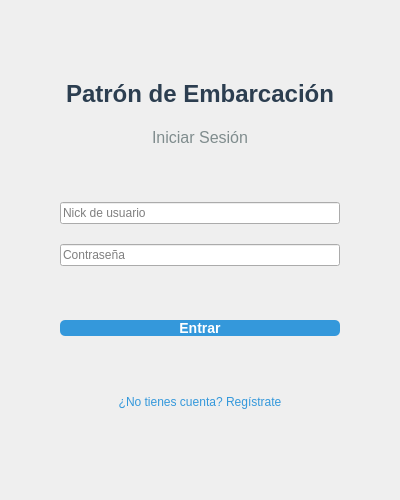
<?xml version="1.0" encoding="UTF-8"?>
<ui version="4.0">
 <class>LoginView</class>
 <widget class="QWidget" name="LoginView">
  <property name="geometry">
   <rect>
    <x>0</x>
    <y>0</y>
    <width>400</width>
    <height>500</height>
   </rect>
  </property>
  <layout class="QVBoxLayout" name="mainLayout">
   <property name="spacing">
    <number>20</number>
   </property>
   <property name="leftMargin">
    <number>60</number>
   </property>
   <property name="topMargin">
    <number>80</number>
   </property>
   <property name="rightMargin">
    <number>60</number>
   </property>
   <property name="bottomMargin">
    <number>80</number>
   </property>
   <item>
    <widget class="QLabel" name="titleLabel">
     <property name="text">
      <string>Patrón de Embarcación</string>
     </property>
     <property name="alignment">
      <set>Qt::AlignCenter</set>
     </property>
     <property name="styleSheet">
      <string>font-size: 24px; font-weight: bold; color: #2C3E50;</string>
     </property>
    </widget>
   </item>
   <item>
    <widget class="QLabel" name="subtitleLabel">
     <property name="text">
      <string>Iniciar Sesión</string>
     </property>
     <property name="alignment">
      <set>Qt::AlignCenter</set>
     </property>
     <property name="styleSheet">
      <string>font-size: 16px; color: #7F8C8D;</string>
     </property>
    </widget>
   </item>
   <item>
    <spacer name="topSpacer">
     <property name="orientation">
      <enum>Qt::Vertical</enum>
     </property>
     <property name="sizeHint" stdset="0">
      <size>
       <width>20</width>
       <height>20</height>
      </size>
     </property>
    </spacer>
   </item>
   <item>
    <widget class="QLineEdit" name="nickEdit">
     <property name="placeholderText">
      <string>Nick de usuario</string>
     </property>
     <property name="minimumHeight">
      <number>40</number>
     </property>
    </widget>
   </item>
   <item>
    <widget class="QLineEdit" name="passwordEdit">
     <property name="placeholderText">
      <string>Contraseña</string>
     </property>
     <property name="echoMode">
      <enum>QLineEdit::Password</enum>
     </property>
     <property name="minimumHeight">
      <number>40</number>
     </property>
    </widget>
   </item>
   <item>
    <widget class="QLabel" name="errorLabel">
     <property name="text">
      <string></string>
     </property>
     <property name="styleSheet">
      <string>color: #E74C3C; font-size: 12px;</string>
     </property>
     <property name="alignment">
      <set>Qt::AlignCenter</set>
     </property>
    </widget>
   </item>
   <item>
    <widget class="QPushButton" name="loginButton">
     <property name="text">
      <string>Entrar</string>
     </property>
     <property name="minimumHeight">
      <number>45</number>
     </property>
     <property name="styleSheet">
      <string>background-color: #3498DB; color: white; font-size: 14px; font-weight: bold; border-radius: 5px;</string>
     </property>
    </widget>
   </item>
   <item>
    <spacer name="middleSpacer">
     <property name="orientation">
      <enum>Qt::Vertical</enum>
     </property>
     <property name="sizeHint" stdset="0">
      <size>
       <width>20</width>
       <height>20</height>
      </size>
     </property>
    </spacer>
   </item>
   <item>
    <widget class="QPushButton" name="registerButton">
     <property name="text">
      <string>¿No tienes cuenta? Regístrate</string>
     </property>
     <property name="flat">
      <bool>true</bool>
     </property>
     <property name="styleSheet">
      <string>color: #3498DB; font-size: 12px;</string>
     </property>
    </widget>
   </item>
   <item>
    <spacer name="bottomSpacer">
     <property name="orientation">
      <enum>Qt::Vertical</enum>
     </property>
     <property name="sizeType">
      <enum>QSizePolicy::Expanding</enum>
     </property>
    </spacer>
   </item>
  </layout>
 </widget>
 <resources/>
 <connections/>
</ui>
